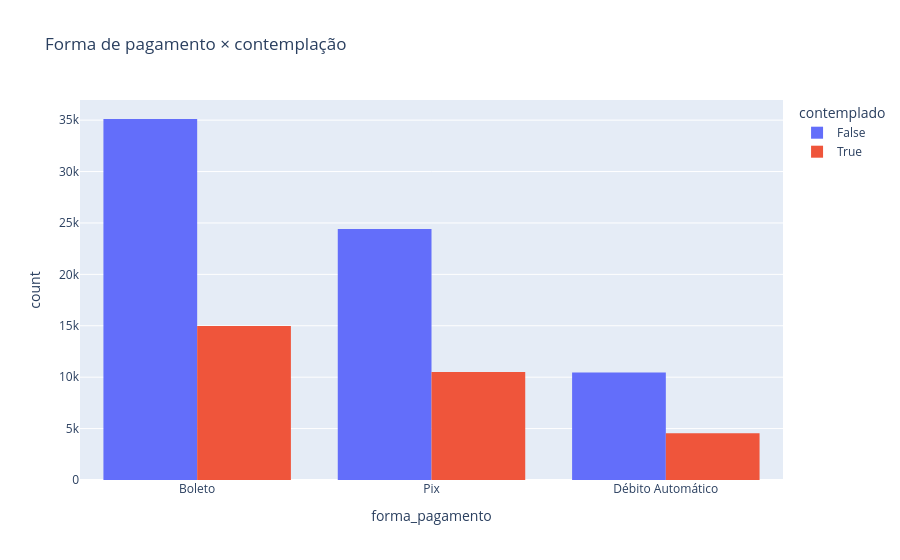

Here is the notebook cell this chart was saved with:
### Markdown cell above
## 5. Forma de pagamento — Boleto, Pix, Débito Automático?

### Code cell
fig = px.histogram(payments, x='forma_pagamento', color='contemplado',
                   barmode='group', title='Forma de pagamento × contemplação')
fig.show()

### Figure 1 — Plotly figure (JSON) as saved in the notebook; plotly's stock layout.template omitted (floating-point values rounded to 4 significant figures; data arrays with more than 128 entries replaced by an {"elided": "..."} marker saying what was removed)
{"data": [{"alignmentgroup": "True", "bingroup": "x", "hovertemplate": "contemplado=False<br>forma_pagamento=%{x}<br>count=%{y}<extra></extra>", "legendgroup": "False", "marker": {"color": "#636efa", "pattern": {"shape": ""}}, "name": "False", "offsetgroup": "False", "orientation": "v", "showlegend": true, "type": "histogram", "x": {"elided": "69986 str values"}, "xaxis": "x", "yaxis": "y"}, {"alignmentgroup": "True", "bingroup": "x", "hovertemplate": "contemplado=True<br>forma_pagamento=%{x}<br>count=%{y}<extra></extra>", "legendgroup": "True", "marker": {"color": "#EF553B", "pattern": {"shape": ""}}, "name": "True", "offsetgroup": "True", "orientation": "v", "showlegend": true, "type": "histogram", "x": {"elided": "30014 str values"}, "xaxis": "x", "yaxis": "y"}], "layout": {"barmode": "group", "legend": {"title": {"text": "contemplado"}, "tracegroupgap": 0}, "title": {"text": "Forma de pagamento × contemplação"}, "xaxis": {"anchor": "y", "domain": [0.0, 1.0], "title": {"text": "forma_pagamento"}}, "yaxis": {"anchor": "x", "domain": [0.0, 1.0], "title": {"text": "count"}}}}
